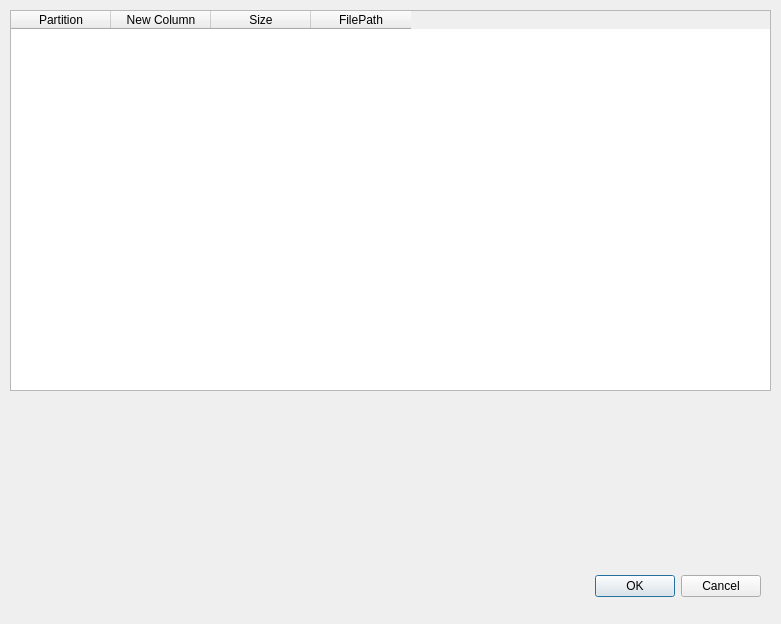
<?xml version="1.0" encoding="UTF-8"?>
<ui version="4.0">
 <class>tableViewDlg</class>
 <widget class="QDialog" name="tableViewDlg">
  <property name="geometry">
   <rect>
    <x>0</x>
    <y>0</y>
    <width>781</width>
    <height>624</height>
   </rect>
  </property>
  <property name="windowTitle">
   <string>Dialog</string>
  </property>
  <widget class="QDialogButtonBox" name="buttonBox">
   <property name="geometry">
    <rect>
     <x>420</x>
     <y>570</y>
     <width>341</width>
     <height>32</height>
    </rect>
   </property>
   <property name="orientation">
    <enum>Qt::Horizontal</enum>
   </property>
   <property name="standardButtons">
    <set>QDialogButtonBox::Cancel|QDialogButtonBox::Ok</set>
   </property>
  </widget>
  <widget class="QTableWidget" name="tableViewWnd">
   <property name="geometry">
    <rect>
     <x>10</x>
     <y>10</y>
     <width>761</width>
     <height>381</height>
    </rect>
   </property>
   <column>
    <property name="text">
     <string>Partition</string>
    </property>
   </column>
   <column>
    <property name="text">
     <string>New Column</string>
    </property>
   </column>
   <column>
    <property name="text">
     <string>Size</string>
    </property>
   </column>
   <column>
    <property name="text">
     <string>FilePath</string>
    </property>
   </column>
  </widget>
 </widget>
 <resources/>
 <connections>
  <connection>
   <sender>buttonBox</sender>
   <signal>accepted()</signal>
   <receiver>tableViewDlg</receiver>
   <slot>accept()</slot>
   <hints>
    <hint type="sourcelabel">
     <x>248</x>
     <y>254</y>
    </hint>
    <hint type="destinationlabel">
     <x>157</x>
     <y>274</y>
    </hint>
   </hints>
  </connection>
  <connection>
   <sender>buttonBox</sender>
   <signal>rejected()</signal>
   <receiver>tableViewDlg</receiver>
   <slot>reject()</slot>
   <hints>
    <hint type="sourcelabel">
     <x>316</x>
     <y>260</y>
    </hint>
    <hint type="destinationlabel">
     <x>286</x>
     <y>274</y>
    </hint>
   </hints>
  </connection>
 </connections>
</ui>
